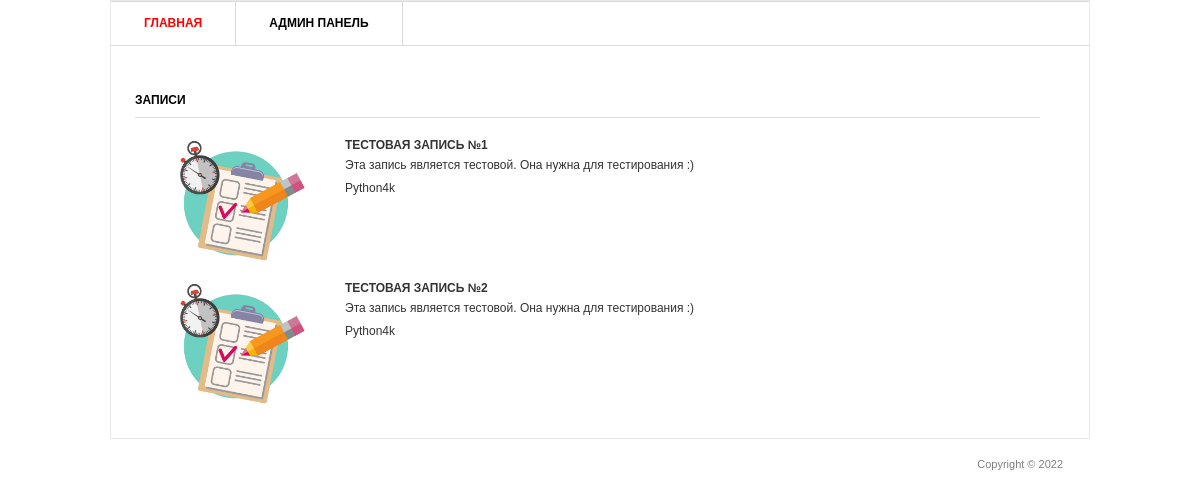
The page / on the database its author committed.
### blog/models.py (models this page shows, shortened)
class Post(models.Model):
    title = models.CharField('Заголовок записи', max_length=200)
    description = models.TextField('Текст записи')
    author = models.CharField('Автор записи', max_length=100)
    date = models.DateField('Дата публикации записи')
    img = models.ImageField('Изображения', upload_to='image/%Y')
    class Meta():
        verbose_name = 'Запись'
        verbose_name_plural = 'Записи'

### blog/views.py (the view)
# urls.py: urlpatterns = [path('', views.PostView.as_view()),
class PostView(View):
    def get(self, request):
        posts = Post.objects.all()
        return render(request, 'blog/blog.html', {'post_list': posts})

### templates/blog/blog.html (shortened to what this page needs)
{% load static %}
<html >
<head>
	<link rel="stylesheet" href="{% static 'css/style.css' %}" type="text/css" media="all" />
</head>
<body>
<div class="shell">
	<div class="border">
		<div id="navigation">
			<ul>
			    <li><a href="#" class="active">Главная</a></li>
			    <li><a href="#">Админ панель</a></li>
			</ul>
		</div>
		<div id="main">
			<div id="content" class="left">
				<div class="projects">
					<h3>Записи</h3>
                    {% for post in post_list %}
					<div class="item">
                        <div class="image left">
                            <a href="#"><img src="{{ post.img.url }}" width="200px"/></a>
                        </div>
						<div class="text left">
							<h4>{{ post.title }}</h4>
                            <p>{{ post.description }}</p>
							<p>{{ post.author }}</p>
						</div>
					</div>
					{% endfor %}
				</div>
			</div>
		</div>
	</div>
	<div id="footer">
		<p class="copy right">Copyright &copy;  2022 </p>
	</div>
</div>
</body>
</html>

### static/css/style.css (style rules this page uses)
* { margin: 0; padding: 0; outline:0; }
body { font-size: 12px; line-height: 20px; font-family: Georgia, Arial, Helvetica, Sans-Serif; color: #333; background: url() repeat 0 0; }
a { color: #ff0000; text-decoration: none; cursor:pointer; }
a img { border: 0; }
.left, .alignleft { float: left; display: inline; }
.right, .alignright { float: right; display: inline; }
.shell { width: 980px; margin: 0 auto; }
.border { border: 1px solid #e8e8e8; background: #fff; position: relative; }
#navigation { height: 43px; border-top: 1px solid #dbdbdb; border-bottom: 1px solid #dbdbdb; }
#navigation ul { list-style: none; }
#navigation ul li { float: left; height: 43px; border-right: 1px solid #dbdbdb; font-size: 12px; line-height: 43px; font-weight: bold; text-transform: uppercase; }
#navigation ul li a { float: left; height: 43px; color: #000; padding: 0 33px; }
#navigation ul li a:hover, #navigation ul li a.active { color: #ff0000; text-decoration: none; }
#main { width: 932px; padding: 37px 24px 17px 24px; }
#main h3 { font-size: 12px; line-height: 15px; color: #000; text-transform: uppercase; border-bottom: 1px solid #dbdbdb; padding: 0 0 9px 0; }
#content { width: 905px; }
.projects { padding: 10px 0 0 0; }
.projects h3 { margin: 0 0 17px 0; }
.projects .item { margin: 0 0 28px 0; }
.projects .image { width: 183px; height: 111px; border: 0px solid #dbdbdb; padding: 2px; margin: 0 20px 0 3px; }
.projects .text { width: 600px; }
.projects .text h4 { font-size: 12px; line-height: 15px; color: #333; text-transform: uppercase; padding: 3px 0 2px 0; }
.projects .text p { padding: 0 0 3px 0; }
#footer { font-family: Arial, sans-serif; font-size: 11px; line-height: 14px; color: #7f7f7f; padding: 18px 27px 20px 38px; }

### rows shown on the page
Post: img (picture), title "ТЕСТОВАЯ ЗАПИСЬ №1", description "Эта запись является тестовой. Она нужна для тестирования :)", author "Python4k"
Post: img (picture), title "ТЕСТОВАЯ ЗАПИСЬ №2", description "Эта запись является тестовой. Она нужна для тестирования :)", author "Python4k"
